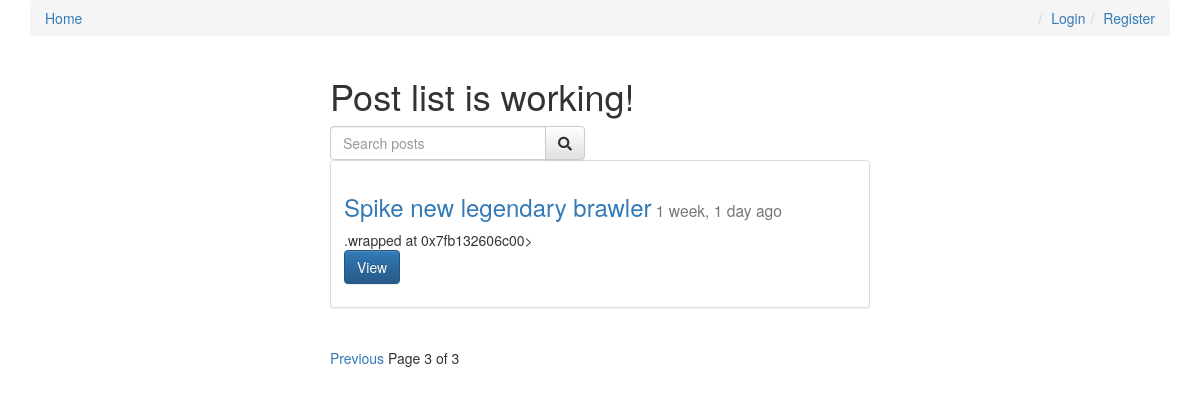
Page /?page=3 on the earlier database version.
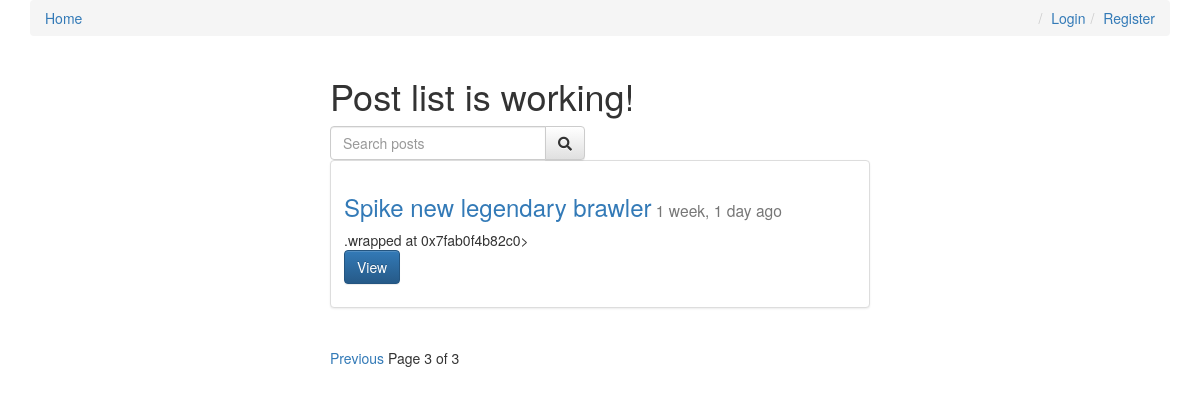
Same page on the later database version.
### posts/models.py (models this page shows, shortened)
class Post(models.Model):
    user = models.ForeignKey(settings.AUTH_USER_MODEL, default=1)
    title = models.CharField(max_length=255)
    slug = models.SlugField(unique=True)
    image = models.ImageField(upload_to=upload_location,
            null=True,
            blank=True,
            width_field="width_field",
            height_field="height_field")
    height_field = models.IntegerField(default=0)
    width_field = models.IntegerField(default=0)
    content = models.TextField()
    draft = models.BooleanField(default=False)
    publish = models.DateField(auto_now=False, auto_now_add=False)
    read_time = models.IntegerField(default=0) # models.TimeField(null=True, blank=True)
    updated = models.DateTimeField(auto_now=True, auto_now_add=False)
    timestamp = models.DateTimeField(auto_now=False, auto_now_add=True)
    objects = PostManager()
    def get_absolute_url(self):
        return reverse("posts:detail", kwargs={"slug": self.slug})
    def get_markdown(self):
        content = self.content
        markdown_text = markdown(content)
        return mark_safe(markdown_text)

### posts/views.py (the view, shortened to what this page needs)
# urls.py: url(r'^$', post_list, name='list'),
def post_list(request):
    today = timezone.now().date()
    queryset_list = Post.objects.active() # filter(draft=False).filter(publish__lte=timezone.now()) #all().order_by("-timestamp")
    if request.user.is_staff or not request.user.is_superuser:
        queryset_list = Post.objects.all()
    query = request.GET.get("q")
    paginator = Paginator(queryset_list, 2)
    page_request_var = "page"
    page = request.GET.get(page_request_var)
    try:
        queryset = paginator.page(page)
    except PageNotAnInteger:
        queryset = paginator.page(1)
    except EmptyPage:
        queryset = paginator.page(paginator.num_pages)
    context = {
        "object_list": queryset,
        "title": "Post list is working!",
        "page_request_var": page_request_var,
        "today": today,
    }
    return render(request, "post_list.html", context)

### posts/models.py (called while the page is built)
    def active(self, *args, **kwargs):
        return super(PostManager, self).filter(draft=False).filter(publish__lte=timezone.now())

### templates/post_list.html (shortened to what this page needs)
{% extends "base.html" %}
{% block content %}
<div class="col-sm-6 col-sm-offset-3">
  <h1>{{ title }}</h1>
  <form class="row" method="GET" action="">
    <div class="col-sm-6">
      <div class="input-group">
        <input class="form-control" type="text" name="q" placeholder="Search posts" value="{{ request.GET.q }}">
        <span class="input-group-btn">
          <button class="btn btn-default" type="submit"><i class="fa fa-search"></i></button>
        </span>
    </div>
  </div>
  </form>
  {% for obj in object_list %}
    <div class="row">
      <div class="col-sm-12">
        <div class="thumbnail">
          <div class="caption post-detail-item">
            <h3>
              <a href='{{ obj.get_absolute_url }}'>{{ obj.title }}</a><small> {{ obj.publish | timesince }} ago</small>
            </h3>
            {{ obj.get_markdown|safe }}
            <p><a href="{{ obj.get_absolute_url }}" class="btn btn-primary" role="button">View</a></p>
          </div>
        </div>
      </div>
    </div>
  {% endfor %}
  <div class="pagination">
    <span class="step-links">
      {% if object_list.has_previous %}
        <a href="?{{ page_request_var }}={{ object_list.previous_page_number }}{% if request.GET.q %}&q={{ request.GET.q }}{% endif %}">Previous</a>
      {% endif %}
      <span class="current">
        Page {{ object_list.number }} of {{ object_list.paginator.num_pages }}
      </span>
    </span>
  </div>
</div>
{% endblock content %}

Differences in the rows shown:
changed Post "Spike new legendary brawler": get_markdown ".wrapped at 0x7fb132606c00>" → ".wrapped at 0x7fab0f4b82c0>"
